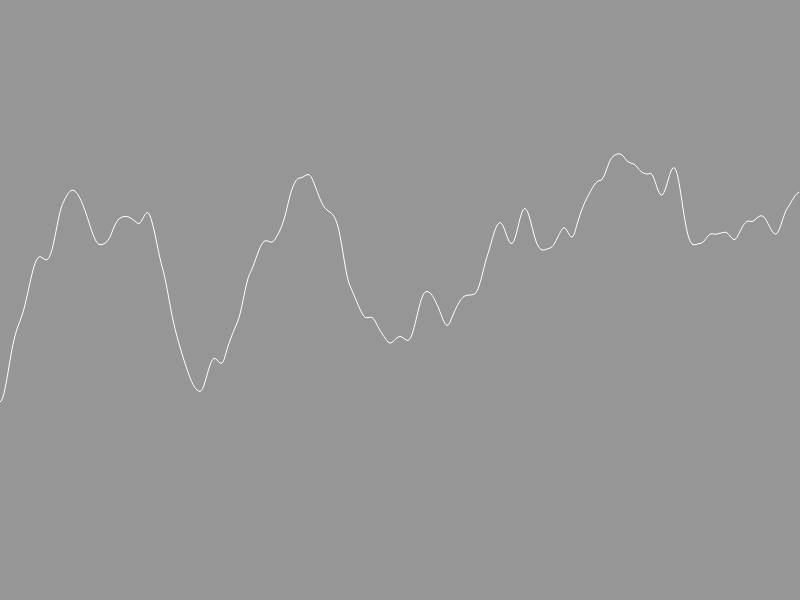
Frame 1 (no input)
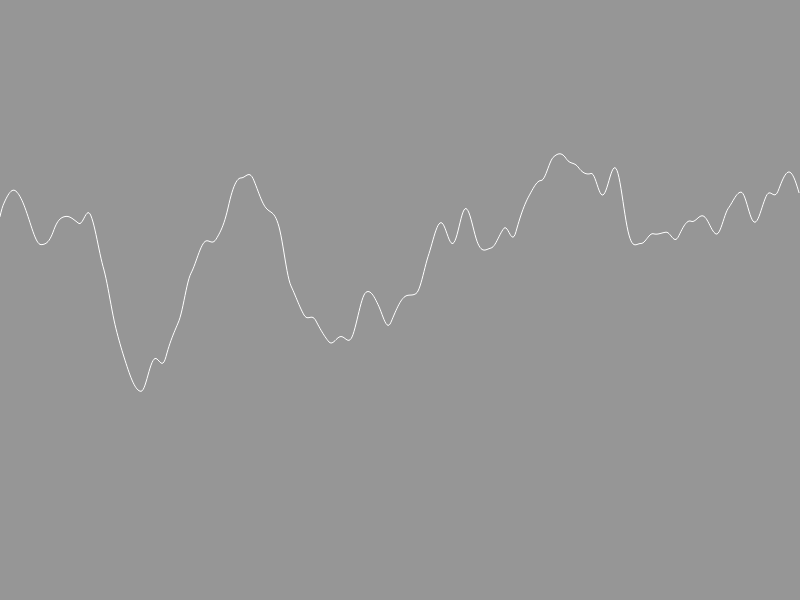
Frame 60 (no input)
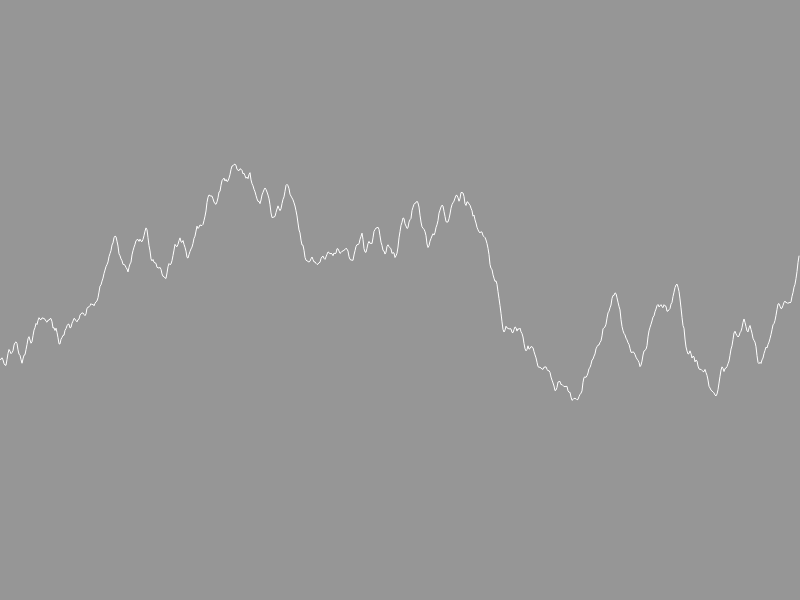
Frame 120 (the mouse pressed at the canvas centre since frame 60)

The p5.js sketch that drew these frames (run headless with seeded random() and noise() and a simulated clock; from frame 60 on, the mouse is pressed at the canvas centre):

// p5.js sketch
// ── sketch.js
// The Nature of Code
// Daniel Shiffman
// http://natureofcode.com

let startX = 0;

function setup() {
  createCanvas(800, 600);
  stroke(255);
  noFill();
}

function draw() {
  background(150);

  const addingX = map(mouseY, 0, height, 0.01, 0.1);
  const detail = map(mouseX, 0, width, 0, 32);
  let xOff = startX;

  noiseDetail(detail);

  beginShape();
  for (let i = 0; i < width; i++) {
    vertex(i, noise(xOff) * height);
    xOff += 0.01;
  }
  endShape();

  startX += addingX;
}
